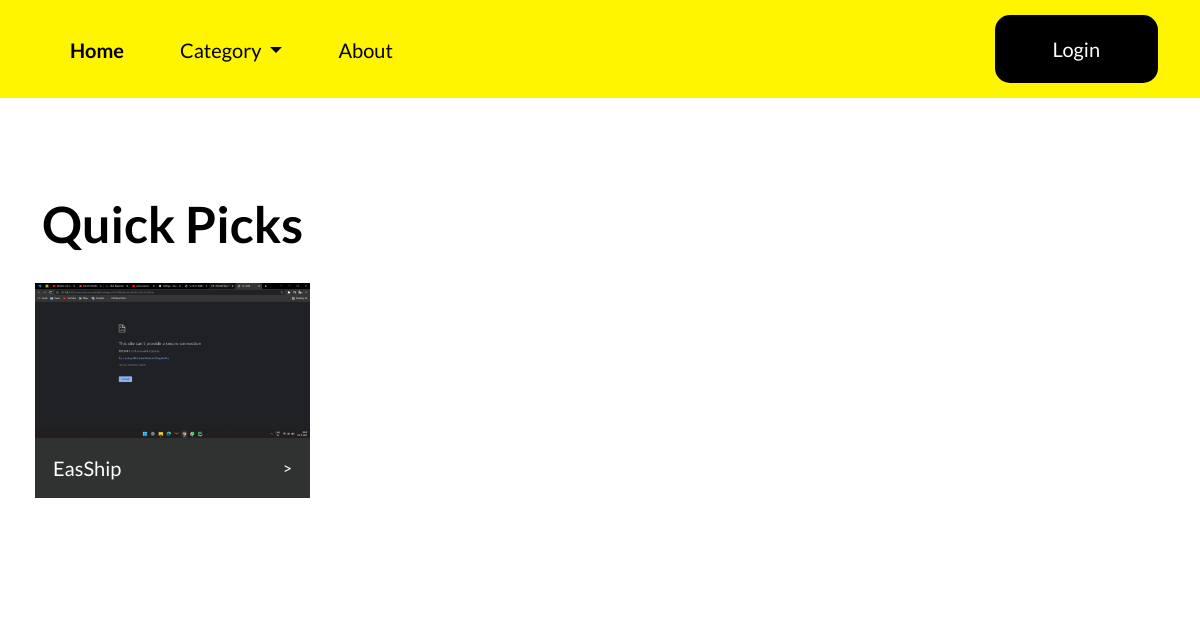
The app's page /category/Food, older data.
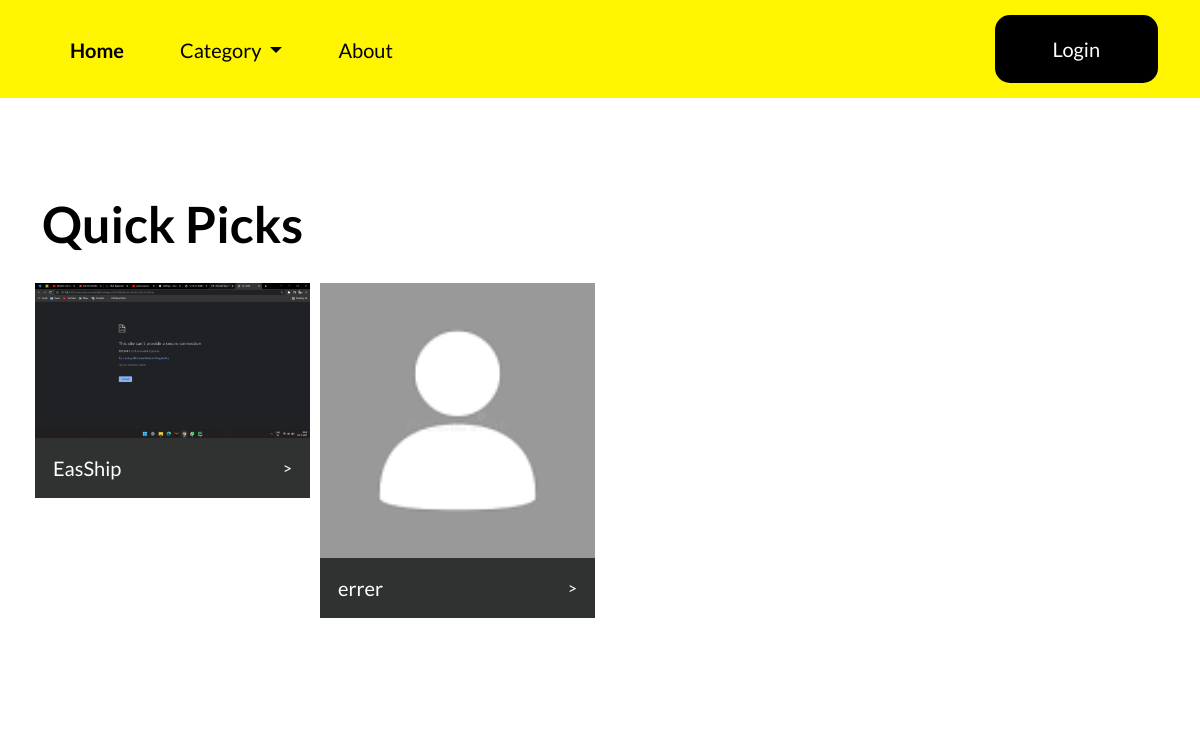
The same page, newer data.
### service/models.py (models this page shows)
class Service(models.Model):
    provider = models.ForeignKey(User, on_delete=models.CASCADE)
    service_name = models.CharField(max_length=50)
    address = models.CharField(max_length=250)
    category = models.CharField(max_length=250, null=True)
    subcategory = models.CharField(max_length=250, null=True)
    desc = models.CharField(max_length=250, null=True)
    whatsapp = models.CharField(max_length=12, null=True)
    instagram = models.CharField(max_length=250, null=True)
    phone = models.CharField(max_length=12, null=True)
    profile_pic = models.ImageField(upload_to='service_profile/', null=True, default='service_profile/download.png')

### service/views.py (the view)
# urls.py: path('category/<str:string>', category, name='category'),
def category(request, string):
    service = Service.objects.filter(category=string)
    if request.user.is_authenticated:
        u = False
    else:
        u = True
    return render(request, 'search.html', {'u': u, 'service': service})

### templates/search.html (shortened to what this page needs)
{% load static %}
<!doctype html>
<html lang="en">
<head>
    <link rel="stylesheet" href="https://site-assets.fontawesome.com/releases/v6.2.1/css/all.css">
    <link rel="stylesheet" href="https://site-assets.fontawesome.com/releases/v6.2.1/css/sharp-solid.css">
    <link rel="stylesheet" href="{% static 'css/owl.theme.default.css' %}">
    <link rel="stylesheet" href="{% static 'css/owl.carousel.min.css' %}">
    <link rel="stylesheet" href="{% static 'css/owl.theme.default.min.css' %}">
    <link href="{% static 'css/bootstrap/bootstrap.min.css' %}" rel="stylesheet">
    <link rel="stylesheet" href="{% static 'css/style.css' %}">
</head>
<body>
    <main>
    <header>
     <nav class="navbar navbar-expand-lg navbar-light m-0 p-0">
      <div class="container  header-container-mob">
    <div class="collapse navbar-collapse justify-content-between navbar-list-outer" id="navbarNavDropdown">
      <ul class="navbar-nav">
        <li class="nav-item">
          <a class="nav-link active" aria-current="page" href="/"><b>Home</b></a>
        </li>
		 <li class="nav-item dropdown">
          <a class="nav-link dropdown-toggle" href="#" id="navbarDropdown" role="button" data-bs-toggle="dropdown" aria-expanded="false">
            Category
          </a>
        </li>
        <li class="nav-item">
          <a class="nav-link" href="#">About</a>
        </li>
       </ul>
	<ul class="header-right-text">
        {% if u %}
	<li><a class="login-btn" href="/login">Login</a></li>
        {% endif %}
	</ul>
    </div>
  </div>
</nav>
        </header>
        <section class="quick-section">
            <div class="container">
                <div class="row">
                    <div class="col-11">
                        <h1>Quick Picks</h1>
                    </div>
					<div class="col-md-1 d-flex align-items-center"></div>
                    {% for s in service %}
					<div class="col-md-3 a12" >
                        <a href="/service/{{s.pk}}">
					<div class="item">
						<div class="quick-outer">
							<img src={{s.profile_pic.url}} >
							<div class="quick-content-outer">
							<h6>{{s.service_name}}</h6>
							<p>></p>
							</div>
							</div>
							</div>
                            </a>
					</div>
                    {% endfor %}
                </div>
    </main>
</body>
</html>

Row changes from the older to the newer data that the page shows:
added Service: profile_pic (picture), service_name "errer"
